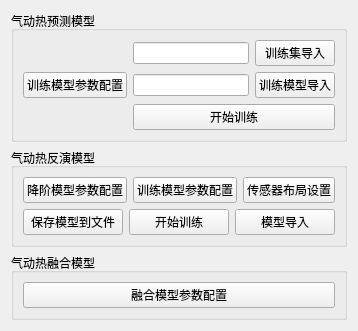
             <widget class="QWidget" name="page_2">
              <layout class="QVBoxLayout" name="verticalLayout_11">
               <item>
                <layout class="QVBoxLayout" name="verticalLayout_4">
                 <item>
                  <widget class="QGroupBox" name="groupBox_4">
                   <property name="title">
                    <string>气动热预测模型</string>
                   </property>
                   <layout class="QHBoxLayout" name="horizontalLayout_11">
                    <item>
                     <widget class="QPushButton" name="pushButton_12">
                      <property name="text">
                       <string>训练模型参数配置</string>
                      </property>
                     </widget>
                    </item>
                    <item>
                     <layout class="QVBoxLayout" name="verticalLayout_5">
                      <item>
                       <layout class="QHBoxLayout" name="horizontalLayout_12">
                        <item>
                         <widget class="QLineEdit" name="lineEdit_3"/>
                        </item>
                        <item>
                         <widget class="QPushButton" name="pushButton_13">
                          <property name="text">
                           <string>训练集导入</string>
                          </property>
                         </widget>
                        </item>
                       </layout>
                      </item>
                      <item>
                       <layout class="QHBoxLayout" name="horizontalLayout_13">
                        <item>
                         <widget class="QLineEdit" name="lineEdit_4"/>
                        </item>
                        <item>
                         <widget class="QPushButton" name="pushButton_14">
                          <property name="text">
                           <string>训练模型导入</string>
                          </property>
                         </widget>
                        </item>
                       </layout>
                      </item>
                      <item>
                       <layout class="QHBoxLayout" name="horizontalLayout_14">
                        <item>
                         <widget class="QPushButton" name="pushButton_15">
                          <property name="text">
                           <string>开始训练</string>
                          </property>
                         </widget>
                        </item>
                       </layout>
                      </item>
                     </layout>
                    </item>
                   </layout>
                  </widget>
                 </item>
                 <item>
                  <widget class="QGroupBox" name="groupBox_5">
                   <property name="title">
                    <string>气动热反演模型</string>
                   </property>
                   <layout class="QVBoxLayout" name="verticalLayout_6">
                    <item>
                     <layout class="QHBoxLayout" name="horizontalLayout_15">
                      <item>
                       <widget class="QPushButton" name="pushButton_16">
                        <property name="text">
                         <string>降阶模型参数配置</string>
                        </property>
                       </widget>
                      </item>
                      <item>
                       <widget class="QPushButton" name="pushButton_17">
                        <property name="text">
                         <string>训练模型参数配置</string>
                        </property>
                       </widget>
                      </item>
                      <item>
                       <widget class="QPushButton" name="pushButton_18">
                        <property name="text">
                         <string>传感器布局设置</string>
                        </property>
                       </widget>
                      </item>
                     </layout>
                    </item>
                    <item>
                     <layout class="QHBoxLayout" name="horizontalLayout_16">
                      <item>
                       <widget class="QPushButton" name="pushButton_19">
                        <property name="text">
                         <string>保存模型到文件</string>
                        </property>
                       </widget>
                      </item>
                      <item>
                       <widget class="QPushButton" name="pushButton_20">
                        <property name="text">
                         <string>开始训练</string>
                        </property>
                       </widget>
                      </item>
                      <item>
                       <widget class="QPushButton" name="pushButton_21">
                        <property name="text">
                         <string>模型导入</string>
                        </property>
                       </widget>
                      </item>
                     </layout>
                    </item>
                   </layout>
                  </widget>
                 </item>
                 <item>
                  <widget class="QGroupBox" name="groupBox_6">
                   <property name="title">
                    <string>气动热融合模型</string>
                   </property>
                   <layout class="QHBoxLayout" name="horizontalLayout_17">
                    <item>
                     <widget class="QPushButton" name="pushButton_22">
                      <property name="text">
                       <string>融合模型参数配置</string>
                      </property>
                     </widget>
                    </item>
                   </layout>
                  </widget>
                 </item>
                </layout>
               </item>
              </layout>
             </widget>
